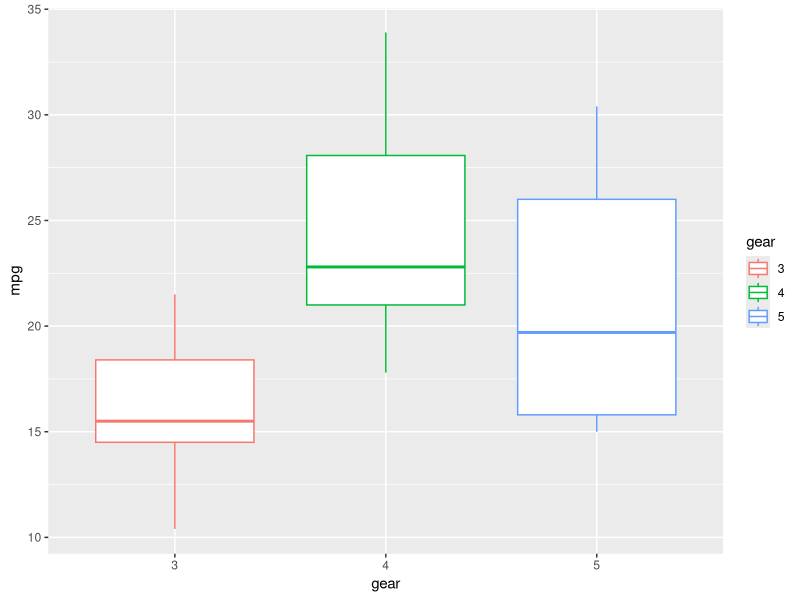
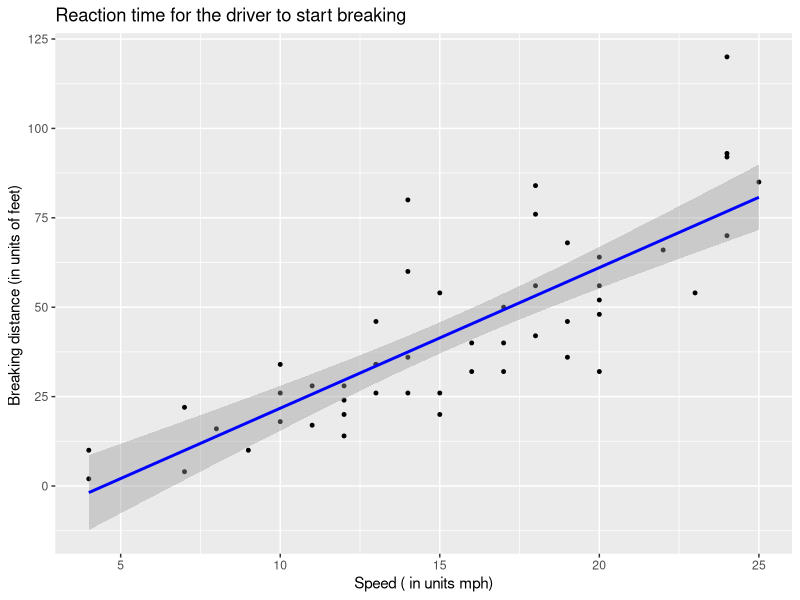
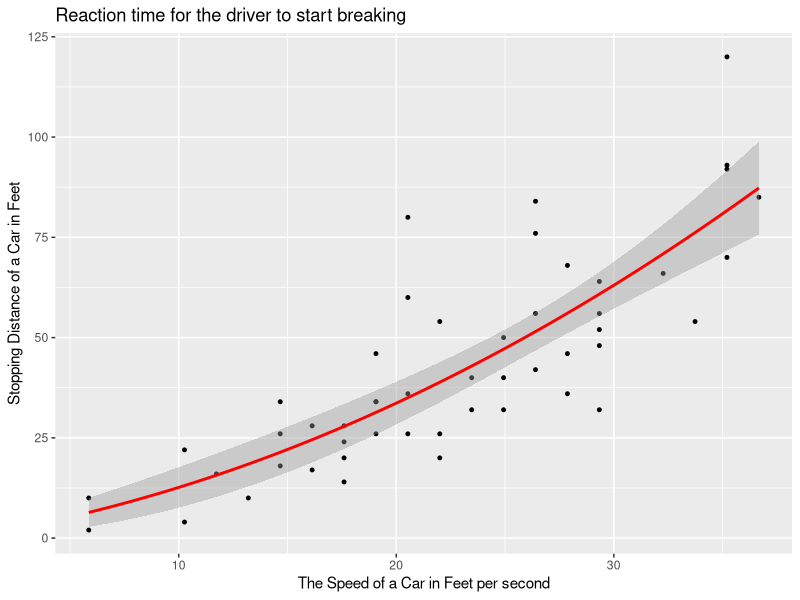

Write R code to recreate these figures, in order.
## ---- chunk 1
sum(5:55)
## ---- chunk 2
sumfun<- function (n)
  sum(5:n)
sumfun(10)
sumfun (20)
sumfun(100)
## ---- chunk 3
fibseq<-seq(1,12)
fibseq[1]=1
fibseq[2]=1

for (i in 3:12)

fibseq[i]<-fibseq[i-1]+fibseq[i-2]
fibseq
## ---- chunk 4
library(ggplot2)
data<-mtcars
data$gear<-as.factor(data$gear)
p<-ggplot(data, aes(x=gear, y=mpg, color=gear)) + geom_boxplot()
p
          
## ---- chunk 5
cars.lm<- lm(formula = dist~speed, data = cars)
summary(cars.lm)

## ---- chunk 6
library(ggplot2)
data("cars")
ggplot(cars, aes(x=speed, y=dist)) + 
  geom_point(color='Black', size = 1) + 
  geom_smooth(method=lm, color='Blue') + labs(title= 'Reaction time for the driver to start breaking ', x= 'Speed ( in units mph)', y= 'Breaking distance (in units of feet) ')
## ---- chunk 7
library(ggplot2)


data <- cars
reg_data <- lm(dist ~ speed + I(speed^2), data=data)
reg_data
reg_data$coefficients[3]
data$new_speed <- data$speed * (5280/3600)###converting speed miles per housr to feet per second.###


reg_data <- lm(dist ~ 0 + new_speed + I(new_speed^2), data=data)
summary(reg_data) # Adding the 0 term tells the lm() to fit the line through the origin

ggplot(data, aes(x = new_speed, y = dist)) + 
 geom_point(color='Black', size = 1) + 
 geom_smooth(method = "lm", formula = "y ~ 0 + x + I(x^2)",  color="red") + labs(title= 'Reaction time for the driver to start breaking ', y = 'Stopping Distance of a Car in Feet', x = "The Speed of a Car in Feet per second")

